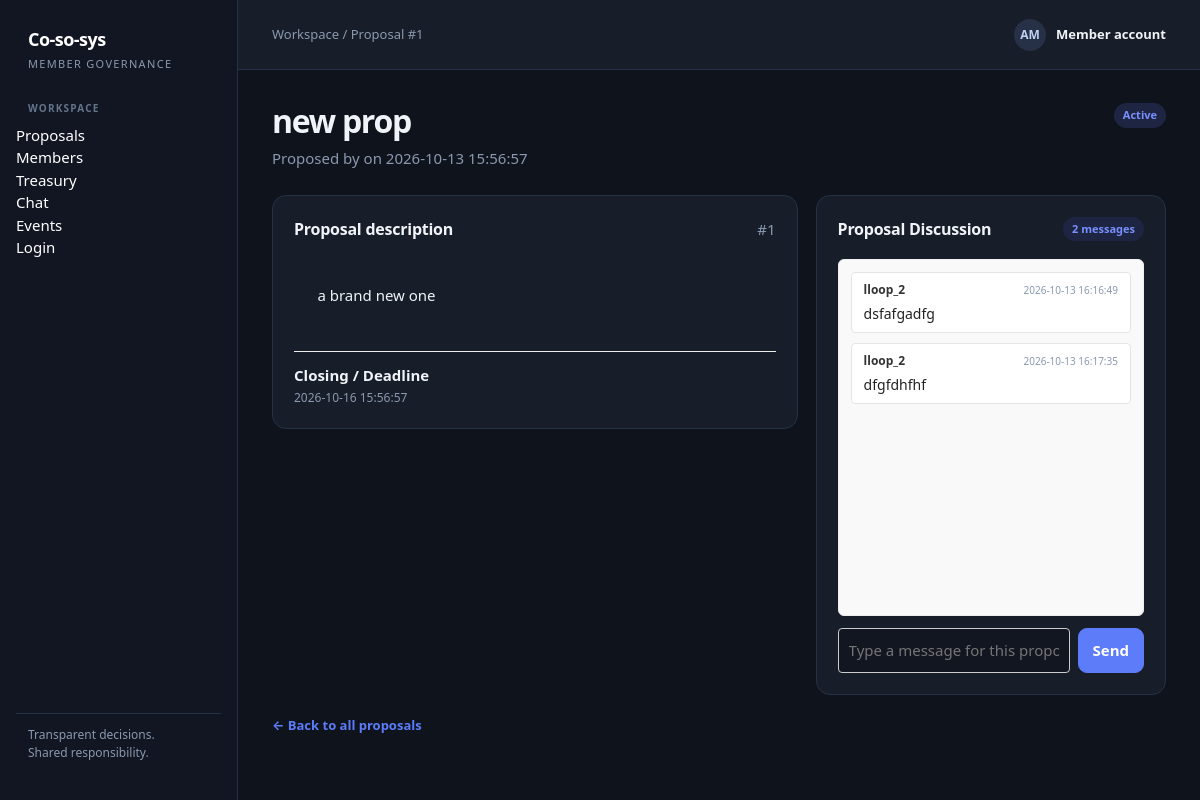
Screenshot of /proposals/1 with the database file from the repository.
### tables this page shows
CREATE TABLE proposals (
    id INTEGER PRIMARY KEY AUTOINCREMENT,
    title TEXT NOT NULL,
    description TEXT NOT NULL,
    creator_id INTEGER NOT NULL,
    status TEXT NOT NULL CHECK(status IN ('active', 'passed', 'rejected', 'executed')) DEFAULT 'active',
    created_at TIMESTAMP DEFAULT CURRENT_TIMESTAMP,
    closes_at TIMESTAMP NOT NULL,
    FOREIGN KEY (creator_id) REFERENCES users(id)
);

CREATE TABLE chat_messages (
    id INTEGER PRIMARY KEY AUTOINCREMENT,
    user_id INTEGER NOT NULL,
    proposal_id TEXT,
    content TEXT NOT NULL,
    timestamp TIMESTAMP DEFAULT CURRENT_TIMESTAMP,
    FOREIGN KEY (user_id) REFERENCES users(id),
    FOREIGN KEY (proposal_id) REFERENCES proposals(id)
);

CREATE TABLE users (
    id INTEGER PRIMARY KEY AUTOINCREMENT,
    username TEXT UNIQUE NOT NULL,
    password TEXT,
    email TEXT,
    role TEXT DEFAULT 'member',
    status TEXT DEFAULT 'Active',
    eligible_to_vote INTEGER DEFAULT 1,
    created_at TIMESTAMP DEFAULT CURRENT_TIMESTAMP
);

### backend/routes_proposals.py (the view)
@proposals_bp.route('/proposals/<proposal_id>', methods=['GET'])
def proposal_detail(proposal_id):
    conn = get_db_connection()
    proposal = conn.execute(
        """SELECT p.*, u.username as author_name
           FROM proposals p
           LEFT JOIN users u ON p.creator_id = u.id
           WHERE p.id = ?""",
        (proposal_id,)
    ).fetchone()
    if not proposal:
        conn.close()
        return "Proposal not found", 404
    messages = conn.execute(
        """SELECT m.*, u.username
           FROM chat_messages m
           JOIN users u ON m.user_id = u.id
           WHERE m.proposal_id = ?
           ORDER BY m.timestamp ASC""",
        (proposal_id,)
    ).fetchall()
    conn.close()
    return render_template(
        'proposal_detail.html',
        proposal=proposal,
        messages=messages,
        active_page='proposals'
    )

### database/db.py (called while the page is built)
def get_db_connection():
    db_path = os.path.join(os.path.dirname(__file__), DB_NAME)
    conn = sqlite3.connect(db_path)
    conn.row_factory = sqlite3.Row
    return conn

### client/templates/proposal_detail.html (shortened to what this page needs)
{% extends "base.html" %}
{% set active_page = "proposals" %}
{% block breadcrumb %}Proposal #{{ proposal.id }}{% endblock %}
{% block content %}
<div class="page-head">
  <div>
    <h1>{{ proposal.title }}</h1>
    <p class="subtitle">Proposed by <strong>{{ proposal.creator_name }}</strong> on {{ proposal.created_at }}</p>
  </div>
  <div>
    <span class="badge blue">{{ proposal.status|title }}</span>
  </div>
</div>
<div class="grid two-col" style="align-items: start;">
  <div class="card">
    <div class="card-head">
      <h2>Proposal description</h2>
      <span class="muted">#{{ proposal.id }}</span>
    </div>
    <div style="margin-bottom: 20px; white-space: pre-wrap; line-height: 1.6;">
      {{ proposal.description }}
    </div>
    <div class="list" style="border-top: 1px solid var(--border-color, #eee); padding-top: 12px;">
      <div class="list-item">
        <div class="list-main">
          <div class="list-title">Closing / Deadline</div>
          <div class="list-meta">{{ proposal.closes_at }}</div>
        </div>
      </div>
    </div>
  </div>
  <div class="card" style="display: flex; flex-direction: column; height: 500px;">
    <div class="card-head">
      <h2>Proposal Discussion</h2>
      <span class="badge blue" id="message-count">{{ messages|length }} messages</span>
    </div>
    <div id="chat-window" style="flex: 1; overflow-y: auto; padding: 12px; background: var(--bg-surface, #f9f9f9); border: 1px solid var(--border-color, #eee); border-radius: 6px; margin-bottom: 12px; display: flex; flex-direction: column; gap: 10px;">
      {% for msg in messages %}
        <div style="padding: 8px 12px; background: white; border: 1px solid var(--border-color, #e5e5e5); border-radius: 4px;">
          <div style="display: flex; justify-content: space-between; align-items: center; margin-bottom: 4px; font-size: 12px;">
            <strong style="color: var(--primary-color, #333);">{{ msg.username }}</strong>
            <span class="muted" style="font-size: 10px;">{{ msg.timestamp }}</span>
          </div>
          <div style="font-size: 14px; white-space: pre-wrap; color: #222;">{{ msg.content }}</div>
        </div>
      {% else %}
        <div id="empty-chat" class="empty" style="text-align: center; margin: auto; color: #888;">No messages in this proposal chat yet. Start the conversation below.</div>
      {% endfor %}
    </div>
    <form id="proposal-chat-form" style="display: flex; gap: 8px;">
      <input type="text" id="chat-input" placeholder="Type a message for this proposal..." required style="flex: 1; padding: 10px; border: 1px solid var(--border-color, #ccc); border-radius: 4px;">
      <button type="submit" class="button primary" style="white-space: nowrap;">Send</button>
    </form>
  </div>
</div>
<div style="margin-top: 18px;">
  <a class="text-link" href="{{ url_for('proposals_bp.get_proposals') }}">← Back to all proposals</a>
</div>
{% endblock %}

### client/static/style.css (style rules this page uses)
:root { color-scheme: dark; --bg: #0f131c; --panel: #181e29; --ink: #f0f4f8; --muted: #8a99af; --line: #263147; --nav: #111622; --nav-muted: #8a99af; --accent: #5c7cfa; --accent-soft: #1e2542; --green: #2ea043; --green-soft: #112a1d; --amber: #d29922; --amber-soft: #382b12; --red: #da3633; --red-soft: #3d1717; --radius: 14px; }
* { box-sizing: border-box; }
body { margin: 0; background: var(--bg); color: var(--ink); font: 15px/1.5 system-ui, -apple-system, BlinkMacSystemFont, "Segoe UI", sans-serif; }
a { color: inherit; text-decoration: none; }
button, input, select, textarea { font: inherit; }
.page-head { display: flex; justify-content: space-between; align-items: flex-start; gap: 20px; margin-bottom: 25px; }
h1 { font-size: clamp(25px, 3vw, 32px); line-height: 1.2; letter-spacing: -.04em; margin: 0 0 7px; }
h2 { font-size: 16px; margin: 0; letter-spacing: -.015em; }
p { margin: 0; }
.subtitle { color: var(--muted); max-width: 720px; }
.button { display: inline-flex; align-items: center; justify-content: center; border: 1px solid var(--line); border-radius: 9px; background: #222b3b; color: var(--ink); padding: 9px 14px; font-weight: 650; cursor: pointer; white-space: nowrap; }
.button.primary { background: var(--accent); border-color: var(--accent); color: white; }
.grid { display: grid; gap: 18px; }
.two-col { grid-template-columns: minmax(0, 1.5fr) minmax(280px, 1fr); }
.card { background: var(--panel); border: 1px solid var(--line); border-radius: var(--radius); padding: 21px; min-width: 0; }
.card-head { display: flex; align-items: center; justify-content: space-between; gap: 14px; margin-bottom: 18px; }
.text-link { color: var(--accent); font-size: 13px; font-weight: 700; }
.badge { display: inline-flex; align-items: center; gap: 6px; padding: 4px 9px; border-radius: 999px; background: #263147; color: #a0b0d0; font-size: 11px; font-weight: 750; white-space: nowrap; }
.badge.blue { background: var(--accent-soft); color: #7990ff; }
.list { display: grid; gap: 0; }
.list-item { display: flex; align-items: flex-start; gap: 12px; padding: 14px 0; border-top: 1px solid var(--line); }
.list-item:first-child { border-top: 0; padding-top: 0; }
.list-item:last-child { padding-bottom: 0; }
.list-main { min-width: 0; flex: 1; }
.list-title { font-weight: 700; }
.list-meta { color: var(--muted); font-size: 12px; margin-top: 3px; }
input, select, textarea { width: 100%; border: 1px solid var(--line); border-radius: 9px; padding: 10px 12px; background: #121620; color: var(--ink); }
.muted { color: var(--muted); }

### rows the page displays
proposals: id "1", title "new prop", created_at "2026-10-13 15:56:57", status "Active", description "a brand new one", closes_at "2026-10-16 15:56:57"
chat_messages: username "lloop_2", timestamp "2026-10-13 16:16:49", content "dsfafgadfg"
chat_messages: username "lloop_2", timestamp "2026-10-13 16:17:35", content "dfgfdhfhf"

### other values shown
{{ messages|length }} "2"
